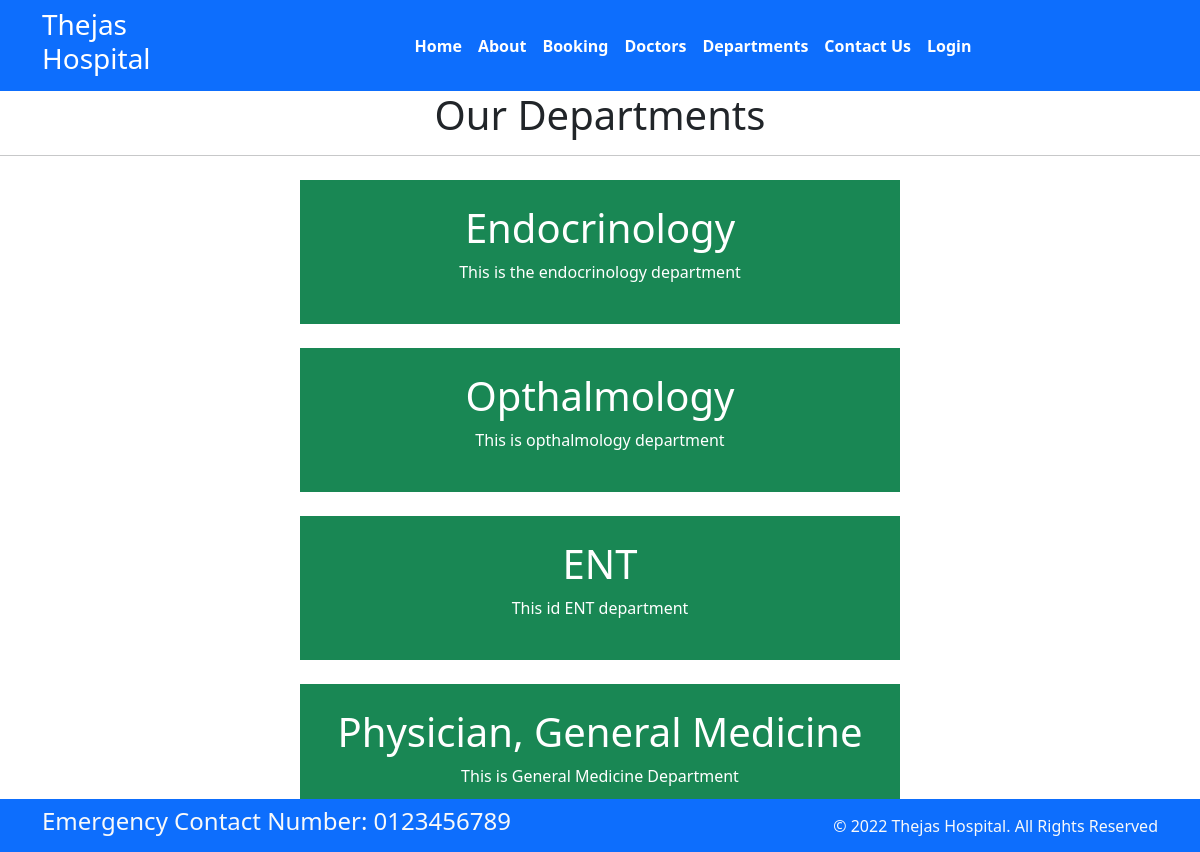
Page /department/ on the committed database.
### Home/models.py (models this page shows, shortened)
class Departments(models.Model):
    dep_name=models.CharField(max_length=100)
    dep_description = models.TextField()

### Home/views.py (the view)
# urls.py: path('department/', views.department,name='department'),
def department(request):
    dict_dpt = {
        'dept': Departments.objects.all()
    }
    return render(request, 'department.html', dict_dpt)

### templates/department.html (shortened to what this page needs)
{% extends 'base.html' %}
{% block content%}
<h1 class="text-center">Our Departments </h1>
<hr>
{% for d in dept %}
<div class="mx-auto w-50 bg-success text-center text-white p-4 my-4 border-warning">
    <h1>{{ d.dep_name}}</h1>
    <p>{{d.dep_description}}</p>
</div>
{% endfor %}
{% endblock %}

### rows in the picture
Departments: dep_name "Endocrinology", dep_description "This is the endocrinology department"
Departments: dep_name "Opthalmology", dep_description "This is opthalmology department"
Departments: dep_name "ENT", dep_description "This id ENT department"
Departments: dep_name "Physician, General Medicine", dep_description "This is General Medicine Department"
